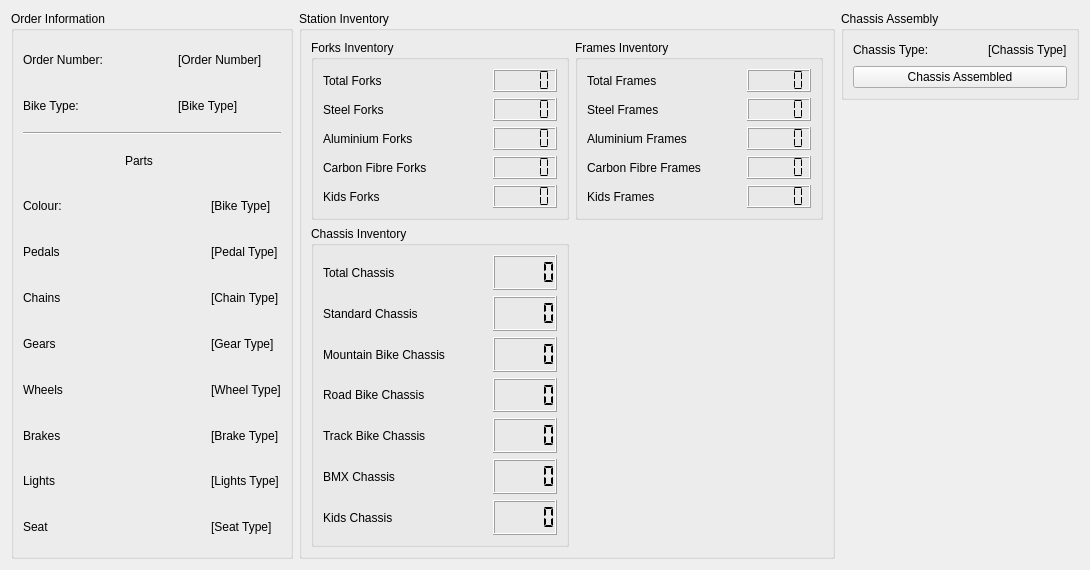
      <widget class="QWidget" name="ChassisAssembly">
       <attribute name="title">
        <string>Chassis Assembly</string>
       </attribute>
       <layout class="QGridLayout" name="gridLayout_59">
        <item row="0" column="0" rowspan="2">
         <widget class="QGroupBox" name="ChassisStationOrderInformationBox">
          <property name="minimumSize">
           <size>
            <width>281</width>
            <height>385</height>
           </size>
          </property>
          <property name="title">
           <string>Order Information</string>
          </property>
          <layout class="QGridLayout" name="gridLayout_25">
           <item row="10" column="0">
            <widget class="QLabel" name="ChassisStation_Brakes_Label">
             <property name="text">
              <string>Brakes</string>
             </property>
            </widget>
           </item>
           <item row="0" column="2" colspan="2">
            <widget class="QLabel" name="ChassisStation_OrderNumber_Value">
             <property name="text">
              <string>[Order Number]</string>
             </property>
            </widget>
           </item>
           <item row="12" column="0">
            <widget class="QLabel" name="ChassisStation_Seat_Label">
             <property name="text">
              <string>Seat</string>
             </property>
            </widget>
           </item>
           <item row="3" column="0">
            <spacer name="horizontalSpacer_64">
             <property name="orientation">
              <enum>Qt::Orientation::Horizontal</enum>
             </property>
             <property name="sizeHint" stdset="0">
              <size>
               <width>96</width>
               <height>20</height>
              </size>
             </property>
            </spacer>
           </item>
           <item row="11" column="3">
            <widget class="QLabel" name="ChassisStation_Lights_Value">
             <property name="text">
              <string>[Lights Type]</string>
             </property>
            </widget>
           </item>
           <item row="7" column="0">
            <widget class="QLabel" name="ChassisStation_Chain_Label">
             <property name="text">
              <string>Chains</string>
             </property>
            </widget>
           </item>
           <item row="0" column="1">
            <spacer name="horizontalSpacer_62">
             <property name="orientation">
              <enum>Qt::Orientation::Horizontal</enum>
             </property>
             <property name="sizeHint" stdset="0">
              <size>
               <width>35</width>
               <height>20</height>
              </size>
             </property>
            </spacer>
           </item>
           <item row="10" column="3">
            <widget class="QLabel" name="ChassisStation_Brakes_Value">
             <property name="text">
              <string>[Brake Type]</string>
             </property>
            </widget>
           </item>
           <item row="8" column="0">
            <widget class="QLabel" name="ChassisStation_Gears_Label">
             <property name="text">
              <string>Gears</string>
             </property>
            </widget>
           </item>
           <item row="1" column="0">
            <widget class="QLabel" name="ChassisStation_BikeType_Label">
             <property name="text">
              <string>Bike Type:</string>
             </property>
            </widget>
           </item>
           <item row="11" column="0">
            <widget class="QLabel" name="ChassisStation_Lights_Label">
             <property name="text">
              <string>Lights</string>
             </property>
            </widget>
           </item>
           <item row="5" column="1" colspan="2">
            <spacer name="horizontalSpacer_67">
             <property name="orientation">
              <enum>Qt::Orientation::Horizontal</enum>
             </property>
             <property name="sizeHint" stdset="0">
              <size>
               <width>61</width>
               <height>20</height>
              </size>
             </property>
            </spacer>
           </item>
           <item row="8" column="1" colspan="2">
            <spacer name="horizontalSpacer_70">
             <property name="orientation">
              <enum>Qt::Orientation::Horizontal</enum>
             </property>
             <property name="sizeHint" stdset="0">
              <size>
               <width>61</width>
               <height>20</height>
              </size>
             </property>
            </spacer>
           </item>
           <item row="10" column="1" colspan="2">
            <spacer name="horizontalSpacer_71">
             <property name="orientation">
              <enum>Qt::Orientation::Horizontal</enum>
             </property>
             <property name="sizeHint" stdset="0">
              <size>
               <width>61</width>
               <height>20</height>
              </size>
             </property>
            </spacer>
           </item>
           <item row="1" column="2" colspan="2">
            <widget class="QLabel" name="ChassisStation_BikeType_Value">
             <property name="text">
              <string>[Bike Type]</string>
             </property>
            </widget>
           </item>
           <item row="0" column="0">
            <widget class="QLabel" name="ChassisStation_OrderNumber_Label">
             <property name="text">
              <string>Order Number:</string>
             </property>
            </widget>
           </item>
           <item row="5" column="3">
            <widget class="QLabel" name="ChassisStation_Pedal_Value">
             <property name="text">
              <string>[Pedal Type]</string>
             </property>
            </widget>
           </item>
           <item row="4" column="0">
            <widget class="QLabel" name="ChassisStation_Colour_Label">
             <property name="text">
              <string>Colour:</string>
             </property>
            </widget>
           </item>
           <item row="4" column="3">
            <widget class="QLabel" name="ChassisStation_Colour_Value">
             <property name="text">
              <string>[Bike Type]</string>
             </property>
            </widget>
           </item>
           <item row="7" column="3">
            <widget class="QLabel" name="ChassisStation_Chain_Value">
             <property name="text">
              <string>[Chain Type]</string>
             </property>
            </widget>
           </item>
           <item row="4" column="1" colspan="2">
            <spacer name="horizontalSpacer_66">
             <property name="orientation">
              <enum>Qt::Orientation::Horizontal</enum>
             </property>
             <property name="sizeHint" stdset="0">
              <size>
               <width>61</width>
               <height>20</height>
              </size>
             </property>
            </spacer>
           </item>
           <item row="5" column="0">
            <widget class="QLabel" name="ChassisStation_Pedal_Label">
             <property name="text">
              <string>Pedals</string>
             </property>
            </widget>
           </item>
           <item row="1" column="1">
            <spacer name="horizontalSpacer_63">
             <property name="orientation">
              <enum>Qt::Orientation::Horizontal</enum>
             </property>
             <property name="sizeHint" stdset="0">
              <size>
               <width>35</width>
               <height>20</height>
              </size>
             </property>
            </spacer>
           </item>
           <item row="8" column="3">
            <widget class="QLabel" name="ChassisStation_Gear_Value">
             <property name="text">
              <string>[Gear Type]</string>
             </property>
            </widget>
           </item>
           <item row="12" column="3">
            <widget class="QLabel" name="ChassisStation_Seat_Value">
             <property name="text">
              <string>[Seat Type]</string>
             </property>
            </widget>
           </item>
           <item row="11" column="1" colspan="2">
            <spacer name="horizontalSpacer_72">
             <property name="orientation">
              <enum>Qt::Orientation::Horizontal</enum>
             </property>
             <property name="sizeHint" stdset="0">
              <size>
               <width>61</width>
               <height>20</height>
              </size>
             </property>
            </spacer>
           </item>
           <item row="3" column="1">
            <widget class="QLabel" name="ChassisStation_Parts_Label">
             <property name="text">
              <string>Parts</string>
             </property>
             <property name="scaledContents">
              <bool>false</bool>
             </property>
             <property name="wordWrap">
              <bool>false</bool>
             </property>
            </widget>
           </item>
           <item row="2" column="0" colspan="4">
            <widget class="Line" name="ChassisStation_Divider">
             <property name="orientation">
              <enum>Qt::Orientation::Horizontal</enum>
             </property>
            </widget>
           </item>
           <item row="3" column="2" colspan="2">
            <spacer name="horizontalSpacer_65">
             <property name="orientation">
              <enum>Qt::Orientation::Horizontal</enum>
             </property>
             <property name="sizeHint" stdset="0">
              <size>
               <width>103</width>
               <height>20</height>
              </size>
             </property>
            </spacer>
           </item>
           <item row="9" column="0">
            <widget class="QLabel" name="ChassisStation_Wheels_Label">
             <property name="text">
              <string>Wheels</string>
             </property>
            </widget>
           </item>
           <item row="9" column="3">
            <widget class="QLabel" name="ChassisStation_Wheel_Value">
             <property name="text">
              <string>[Wheel Type]</string>
             </property>
            </widget>
           </item>
           <item row="9" column="1" colspan="2">
            <spacer name="horizontalSpacer_68">
             <property name="orientation">
              <enum>Qt::Orientation::Horizontal</enum>
             </property>
             <property name="sizeHint" stdset="0">
              <size>
               <width>61</width>
               <height>20</height>
              </size>
             </property>
            </spacer>
           </item>
           <item row="7" column="1" colspan="2">
            <spacer name="horizontalSpacer_69">
             <property name="orientation">
              <enum>Qt::Orientation::Horizontal</enum>
             </property>
             <property name="sizeHint" stdset="0">
              <size>
               <width>40</width>
               <height>20</height>
              </size>
             </property>
            </spacer>
           </item>
           <item row="12" column="1" colspan="2">
            <spacer name="horizontalSpacer_73">
             <property name="orientation">
              <enum>Qt::Orientation::Horizontal</enum>
             </property>
             <property name="sizeHint" stdset="0">
              <size>
               <width>40</width>
               <height>20</height>
              </size>
             </property>
            </spacer>
           </item>
          </layout>
         </widget>
        </item>
        <item row="0" column="1" rowspan="2">
         <widget class="QGroupBox" name="ChassisStationInventoryBox">
          <property name="title">
           <string>Station Inventory</string>
          </property>
          <layout class="QGridLayout" name="gridLayout_58">
           <item row="0" column="1">
            <widget class="QGroupBox" name="ChassisStationFrameInventoryBox">
             <property name="title">
              <string>Frames Inventory</string>
             </property>
             <layout class="QGridLayout" name="gridLayout_65">
              <item row="2" column="1">
               <spacer name="horizontalSpacer_32">
                <property name="orientation">
                 <enum>Qt::Orientation::Horizontal</enum>
                </property>
                <property name="sizeHint" stdset="0">
                 <size>
                  <width>40</width>
                  <height>20</height>
                 </size>
                </property>
               </spacer>
              </item>
              <item row="2" column="0">
               <widget class="QLabel" name="ChassisStationAluminiumFrameLabel">
                <property name="text">
                 <string>Aluminium Frames</string>
                </property>
               </widget>
              </item>
              <item row="0" column="0">
               <widget class="QLabel" name="ChassisStationTotalFrameLabel">
                <property name="text">
                 <string>Total Frames</string>
                </property>
               </widget>
              </item>
              <item row="1" column="0">
               <widget class="QLabel" name="ChassisStationSteelFrameLabel">
                <property name="text">
                 <string>Steel Frames</string>
                </property>
               </widget>
              </item>
              <item row="1" column="1">
               <spacer name="horizontalSpacer_33">
                <property name="orientation">
                 <enum>Qt::Orientation::Horizontal</enum>
                </property>
                <property name="sizeHint" stdset="0">
                 <size>
                  <width>40</width>
                  <height>20</height>
                 </size>
                </property>
               </spacer>
              </item>
              <item row="2" column="2">
               <widget class="QLCDNumber" name="ChassisStationAluminiumFrameCount">
                <property name="segmentStyle">
                 <enum>QLCDNumber::SegmentStyle::Flat</enum>
                </property>
               </widget>
              </item>
              <item row="6" column="1">
               <spacer name="horizontalSpacer_34">
                <property name="orientation">
                 <enum>Qt::Orientation::Horizontal</enum>
                </property>
                <property name="sizeHint" stdset="0">
                 <size>
                  <width>20</width>
                  <height>20</height>
                 </size>
                </property>
               </spacer>
              </item>
              <item row="1" column="2">
               <widget class="QLCDNumber" name="ChassisStationSteelFrameCount">
                <property name="segmentStyle">
                 <enum>QLCDNumber::SegmentStyle::Flat</enum>
                </property>
               </widget>
              </item>
              <item row="6" column="0">
               <widget class="QLabel" name="ChassisStationKidsFrameLabel">
                <property name="text">
                 <string>Kids Frames</string>
                </property>
               </widget>
              </item>
              <item row="6" column="2">
               <widget class="QLCDNumber" name="ChassisStationKidsFrameCount">
                <property name="segmentStyle">
                 <enum>QLCDNumber::SegmentStyle::Flat</enum>
                </property>
               </widget>
              </item>
              <item row="0" column="1">
               <spacer name="horizontalSpacer_35">
                <property name="orientation">
                 <enum>Qt::Orientation::Horizontal</enum>
                </property>
                <property name="sizeHint" stdset="0">
                 <size>
                  <width>37</width>
                  <height>20</height>
                 </size>
                </property>
               </spacer>
              </item>
              <item row="0" column="2">
               <widget class="QLCDNumber" name="ChassisStationTotalFrameCount">
                <property name="segmentStyle">
                 <enum>QLCDNumber::SegmentStyle::Flat</enum>
                </property>
               </widget>
              </item>
              <item row="3" column="2">
               <widget class="QLCDNumber" name="ChassisStationCarbonFrameCount">
                <property name="segmentStyle">
                 <enum>QLCDNumber::SegmentStyle::Flat</enum>
                </property>
               </widget>
              </item>
              <item row="3" column="1">
               <spacer name="horizontalSpacer_36">
                <property name="orientation">
                 <enum>Qt::Orientation::Horizontal</enum>
                </property>
                <property name="sizeHint" stdset="0">
                 <size>
                  <width>40</width>
                  <height>20</height>
                 </size>
                </property>
               </spacer>
              </item>
              <item row="3" column="0">
               <widget class="QLabel" name="ChassisStationCarbonFrameLabel">
                <property name="text">
                 <string>Carbon Fibre Frames</string>
                </property>
               </widget>
              </item>
             </layout>
            </widget>
           </item>
           <item row="0" column="0">
            <widget class="QGroupBox" name="ChassisStationForkInventory">
             <property name="title">
              <string>Forks Inventory</string>
             </property>
             <layout class="QGridLayout" name="gridLayout_71">
              <item row="1" column="1">
               <spacer name="horizontalSpacer_159">
                <property name="orientation">
                 <enum>Qt::Orientation::Horizontal</enum>
                </property>
                <property name="sizeHint" stdset="0">
                 <size>
                  <width>60</width>
                  <height>20</height>
                 </size>
                </property>
               </spacer>
              </item>
              <item row="2" column="1">
               <spacer name="horizontalSpacer_172">
                <property name="orientation">
                 <enum>Qt::Orientation::Horizontal</enum>
                </property>
                <property name="sizeHint" stdset="0">
                 <size>
                  <width>60</width>
                  <height>20</height>
                 </size>
                </property>
               </spacer>
              </item>
              <item row="0" column="2">
               <widget class="QLCDNumber" name="ChassisStationInventoryTotalForksCount">
                <property name="segmentStyle">
                 <enum>QLCDNumber::SegmentStyle::Flat</enum>
                </property>
               </widget>
              </item>
              <item row="6" column="2">
               <widget class="QLCDNumber" name="ChassisStationInventoryKidsForksCount">
                <property name="segmentStyle">
                 <enum>QLCDNumber::SegmentStyle::Flat</enum>
                </property>
               </widget>
              </item>
              <item row="1" column="2">
               <widget class="QLCDNumber" name="ChassisStationInventoryTubularSteelForksCount">
                <property name="segmentStyle">
                 <enum>QLCDNumber::SegmentStyle::Flat</enum>
                </property>
               </widget>
              </item>
              <item row="1" column="0">
               <widget class="QLabel" name="ChassisStationInventoryTubularSteelForksLabel">
                <property name="text">
                 <string>Steel Forks</string>
                </property>
               </widget>
              </item>
              <item row="6" column="1">
               <spacer name="horizontalSpacer_173">
                <property name="orientation">
                 <enum>Qt::Orientation::Horizontal</enum>
                </property>
                <property name="sizeHint" stdset="0">
                 <size>
                  <width>60</width>
                  <height>20</height>
                 </size>
                </property>
               </spacer>
              </item>
              <item row="2" column="2">
               <widget class="QLCDNumber" name="ChassisStationInventoryAluminiumForksCount">
                <property name="segmentStyle">
                 <enum>QLCDNumber::SegmentStyle::Flat</enum>
                </property>
               </widget>
              </item>
              <item row="6" column="0">
               <widget class="QLabel" name="ChassisStationInventoryKidsForksLabel">
                <property name="text">
                 <string>Kids Forks</string>
                </property>
               </widget>
              </item>
              <item row="2" column="0">
               <widget class="QLabel" name="ChassisStationInventoryAluminiumForksLabel">
                <property name="text">
                 <string>Aluminium Forks</string>
                </property>
               </widget>
              </item>
              <item row="0" column="1">
               <spacer name="horizontalSpacer_174">
                <property name="orientation">
                 <enum>Qt::Orientation::Horizontal</enum>
                </property>
                <property name="sizeHint" stdset="0">
                 <size>
                  <width>60</width>
                  <height>20</height>
                 </size>
                </property>
               </spacer>
              </item>
              <item row="3" column="0">
               <widget class="QLabel" name="ChassisStationInventoryCarbonForksLabel">
                <property name="text">
                 <string>Carbon Fibre Forks</string>
                </property>
               </widget>
              </item>
              <item row="3" column="1">
               <spacer name="horizontalSpacer_281">
                <property name="orientation">
                 <enum>Qt::Orientation::Horizontal</enum>
                </property>
                <property name="sizeHint" stdset="0">
                 <size>
                  <width>60</width>
                  <height>20</height>
                 </size>
                </property>
               </spacer>
              </item>
              <item row="3" column="2">
               <widget class="QLCDNumber" name="ChassisStationInventoryCarbonForksCount">
                <property name="segmentStyle">
                 <enum>QLCDNumber::SegmentStyle::Flat</enum>
                </property>
               </widget>
              </item>
              <item row="0" column="0">
               <widget class="QLabel" name="ChassisStationInventoryTotalForksLabel">
                <property name="text">
                 <string>Total Forks</string>
                </property>
               </widget>
              </item>
             </layout>
            </widget>
           </item>
           <item row="1" column="0">
            <widget class="QGroupBox" name="ChassisInventoryChassisBox">
             <property name="title">
              <string>Chassis Inventory</string>
             </property>
             <layout class="QGridLayout" name="gridLayout_36">
              <item row="6" column="1">
               <spacer name="horizontalSpacer_179">
                <property name="orientation">
                 <enum>Qt::Orientation::Horizontal</enum>
                </property>
                <property name="sizeHint" stdset="0">
                 <size>
                  <width>20</width>
                  <height>20</height>
                 </size>
                </property>
               </spacer>
              </item>
              <item row="2" column="1">
               <spacer name="horizontalSpacer_178">
                <property name="orientation">
                 <enum>Qt::Orientation::Horizontal</enum>
                </property>
                <property name="sizeHint" stdset="0">
                 <size>
                  <width>40</width>
                  <height>20</height>
                 </size>
                </property>
               </spacer>
              </item>
              <item row="1" column="2">
               <widget class="QLCDNumber" name="ChassisInventoryNormalChassisCount">
                <property name="segmentStyle">
                 <enum>QLCDNumber::SegmentStyle::Flat</enum>
                </property>
               </widget>
              </item>
              <item row="0" column="2">
               <widget class="QLCDNumber" name="ChassisInventoryTotalChassisCount">
                <property name="segmentStyle">
                 <enum>QLCDNumber::SegmentStyle::Flat</enum>
                </property>
               </widget>
              </item>
              <item row="6" column="0">
               <widget class="QLabel" name="ChassisInventoryKidsChassisLabel">
                <property name="text">
                 <string>Kids Chassis</string>
                </property>
               </widget>
              </item>
              <item row="1" column="1">
               <spacer name="horizontalSpacer_177">
                <property name="orientation">
                 <enum>Qt::Orientation::Horizontal</enum>
                </property>
                <property name="sizeHint" stdset="0">
                 <size>
                  <width>40</width>
                  <height>20</height>
                 </size>
                </property>
               </spacer>
              </item>
              <item row="0" column="0">
               <widget class="QLabel" name="ChassisInventoryTotalChassisLabel">
                <property name="text">
                 <string>Total Chassis</string>
                </property>
               </widget>
              </item>
              <item row="2" column="2">
               <widget class="QLCDNumber" name="ChassisInventoryMountainChassisCount">
                <property name="segmentStyle">
                 <enum>QLCDNumber::SegmentStyle::Flat</enum>
                </property>
               </widget>
              </item>
              <item row="0" column="1">
               <spacer name="horizontalSpacer_176">
                <property name="orientation">
                 <enum>Qt::Orientation::Horizontal</enum>
                </property>
                <property name="sizeHint" stdset="0">
                 <size>
                  <width>37</width>
                  <height>20</height>
                 </size>
                </property>
               </spacer>
              </item>
              <item row="2" column="0">
               <widget class="QLabel" name="ChassisInventoryMountainChassisLabel">
                <property name="text">
                 <string>Mountain Bike Chassis</string>
                </property>
               </widget>
              </item>
              <item row="1" column="0">
               <widget class="QLabel" name="ChassisInventoryNormalChassisLabel">
                <property name="text">
                 <string>Standard Chassis</string>
                </property>
               </widget>
              </item>
              <item row="6" column="2">
               <widget class="QLCDNumber" name="ChassisInventoryKidsChassisCount">
                <property name="segmentStyle">
                 <enum>QLCDNumber::SegmentStyle::Flat</enum>
                </property>
               </widget>
              </item>
              <item row="3" column="1">
               <spacer name="horizontalSpacer_282">
                <property name="orientation">
                 <enum>Qt::Orientation::Horizontal</enum>
                </property>
                <property name="sizeHint" stdset="0">
                 <size>
                  <width>40</width>
                  <height>20</height>
                 </size>
                </property>
               </spacer>
              </item>
              <item row="3" column="2">
               <widget class="QLCDNumber" name="ChassisInventoryRoadChassisCount">
                <property name="segmentStyle">
                 <enum>QLCDNumber::SegmentStyle::Flat</enum>
                </property>
               </widget>
              </item>
              <item row="3" column="0">
               <widget class="QLabel" name="ChassisInventoryRoadChassisLabel">
                <property name="text">
                 <string>Road Bike Chassis</string>
                </property>
               </widget>
              </item>
              <item row="4" column="0">
               <widget class="QLabel" name="ChassisInventoryTrackChassisLabel">
                <property name="text">
                 <string>Track Bike Chassis</string>
                </property>
               </widget>
              </item>
              <item row="4" column="1">
               <spacer name="horizontalSpacer_283">
                <property name="orientation">
                 <enum>Qt::Orientation::Horizontal</enum>
                </property>
                <property name="sizeHint" stdset="0">
                 <size>
                  <width>40</width>
                  <height>20</height>
                 </size>
                </property>
               </spacer>
              </item>
              <item row="4" column="2">
               <widget class="QLCDNumber" name="ChassisInventoryTrackChassisCount">
                <property name="segmentStyle">
                 <enum>QLCDNumber::SegmentStyle::Flat</enum>
                </property>
               </widget>
              </item>
              <item row="5" column="0">
               <widget class="QLabel" name="ChassisInventoryBMXChassisLabel">
                <property name="text">
                 <string>BMX Chassis</string>
                </property>
               </widget>
              </item>
              <item row="5" column="1">
               <spacer name="horizontalSpacer_284">
                <property name="orientation">
                 <enum>Qt::Orientation::Horizontal</enum>
                </property>
                <property name="sizeHint" stdset="0">
                 <size>
                  <width>40</width>
                  <height>20</height>
                 </size>
                </property>
               </spacer>
              </item>
              <item row="5" column="2">
               <widget class="QLCDNumber" name="ChassisInventoryBMXChassisCount">
                <property name="segmentStyle">
                 <enum>QLCDNumber::SegmentStyle::Flat</enum>
                </property>
               </widget>
              </item>
             </layout>
            </widget>
           </item>
           <item row="1" column="1">
            <spacer name="verticalSpacer_10">
             <property name="orientation">
              <enum>Qt::Orientation::Vertical</enum>
             </property>
             <property name="sizeHint" stdset="0">
              <size>
               <width>20</width>
               <height>321</height>
              </size>
             </property>
            </spacer>
           </item>
          </layout>
         </widget>
        </item>
        <item row="0" column="2">
         <widget class="QGroupBox" name="ChassisAssemblyBox">
          <property name="title">
           <string>Chassis Assembly</string>
          </property>
          <layout class="QGridLayout" name="gridLayout_4">
           <item row="0" column="0">
            <widget class="QLabel" name="ChassisAssemblyTypeLabel">
             <property name="text">
              <string>Chassis Type:</string>
             </property>
            </widget>
           </item>
           <item row="0" column="1">
            <spacer name="horizontalSpacer_180">
             <property name="orientation">
              <enum>Qt::Orientation::Horizontal</enum>
             </property>
             <property name="sizeHint" stdset="0">
              <size>
               <width>47</width>
               <height>20</height>
              </size>
             </property>
            </spacer>
           </item>
           <item row="0" column="2">
            <widget class="QLabel" name="ChassisAssemblyType">
             <property name="text">
              <string>[Chassis Type]</string>
             </property>
            </widget>
           </item>
           <item row="1" column="0" colspan="3">
            <widget class="QPushButton" name="ChassisAssemblyButton">
             <property name="text">
              <string>Chassis Assembled</string>
             </property>
            </widget>
           </item>
          </layout>
         </widget>
        </item>
        <item row="1" column="2">
         <spacer name="verticalSpacer_9">
          <property name="orientation">
           <enum>Qt::Orientation::Vertical</enum>
          </property>
          <property name="sizeHint" stdset="0">
           <size>
            <width>20</width>
            <height>426</height>
           </size>
          </property>
         </spacer>
        </item>
       </layout>
      </widget>
